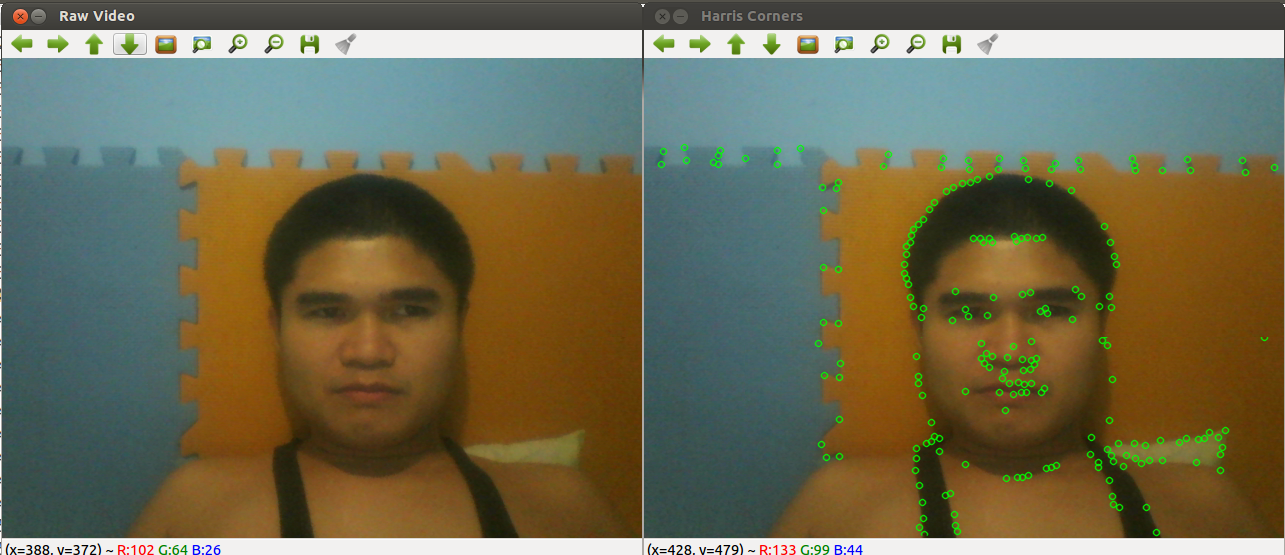
//> input picture Images/HarrisCorners_009.png, 1285 x 555 px, given in place of the camera
$ ./LaplacianwThresholdDemo   (built with g++ and OpenCV 4)
//> lines starting //> are read from the running program, lines starting //| are printed output that depends on the picture
#include <iostream>
#include <opencv2/opencv.hpp>  // OpenCV's C++ Interface

using namespace cv;
using namespace std;

#if !defined VK_ESCAPE
    #define VK_ESCAPE 0x1B      // Escape character (27)
#endif

const char *windowName = "LaplacianwThreshold";   // GUI window name.
const int CAMERA_WIDTH = 640;
const int CAMERA_HEIGHT = 480;

/// Get access to the webcam.
void initWebcam(VideoCapture &videoCapture, int cameraNumber)
{
//> further down, cameraFrame is the input picture: 555 rows x 1285 cols, CV_8UC3; mean B, G, R 81.6, 107.3, 110.5
    /// Get access to the default camera.
    try {
        videoCapture.open(cameraNumber);
    } catch (cv::Exception &e) {}
    if ( !videoCapture.isOpened() ) {
        cerr << "ERROR: Could not access the camera!" << endl;
        exit(1);
    }
    cout << "Successfully loaded camera " << cameraNumber << "." << endl;
}


void processImage(Mat srcColor, Mat &dst){

    Size size = srcColor.size();
//> size = Size(1285, 555)
    Mat gray = Mat(size, CV_8U);
    Mat edges = Mat(size, CV_8U);

    cvtColor(srcColor, gray, COLOR_BGR2GRAY);
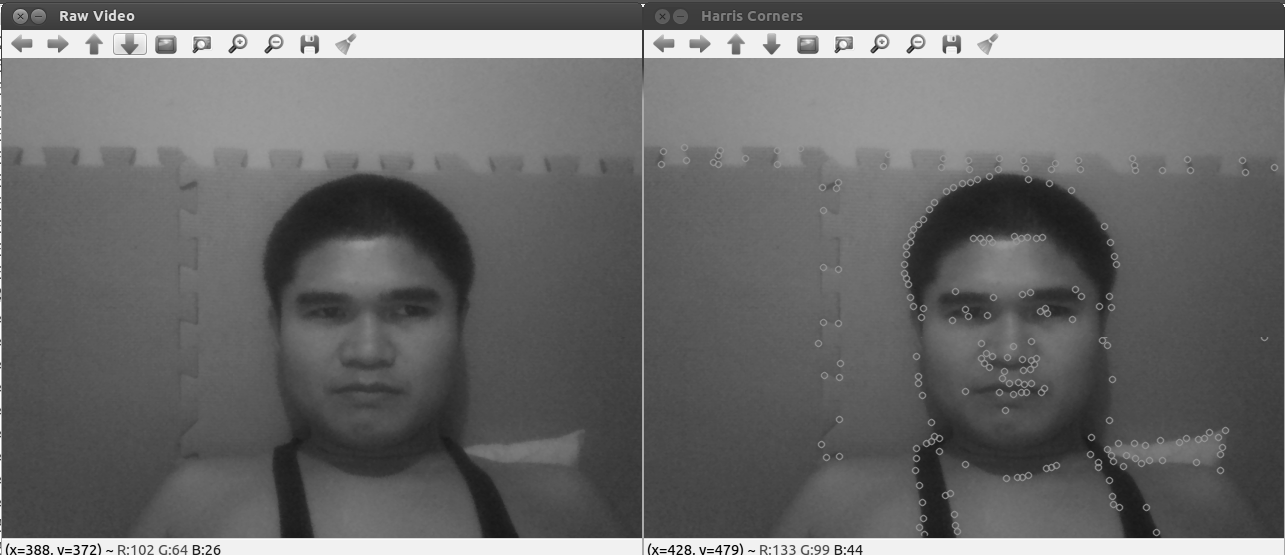
//> gray: 555 rows x 1285 cols, CV_8UC1; min 0, max 255, mean 105.3

    const int LAPLACIAN_FILTER_SIZE = 5;
    Laplacian(gray, edges, CV_8U, LAPLACIAN_FILTER_SIZE);
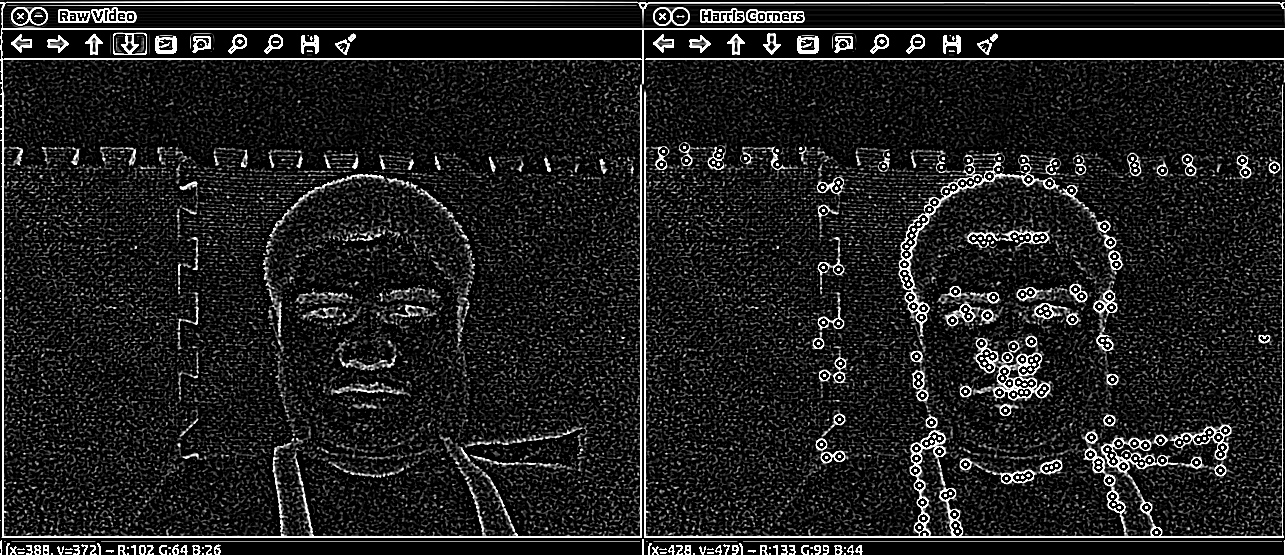
//> edges: 555 rows x 1285 cols, CV_8UC1; min 0, max 255, mean 31.6

    const int EDGES_THRESHOLD = 80;
    threshold(edges, dst, EDGES_THRESHOLD, 255, THRESH_BINARY_INV);
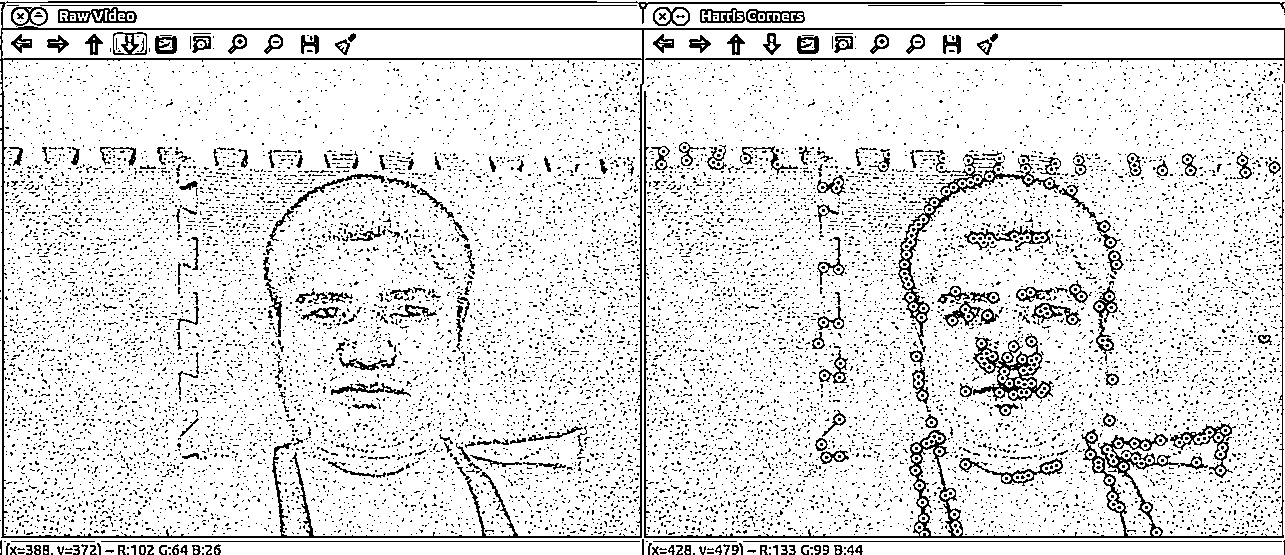
//> dst: 555 rows x 1285 cols, CV_8UC1; 88% white; black in thin lines or dots

}


int main(int argc, char *argv[])
{
    Mat cameraFrame, displayedFrame;

    cout << windowName << " Demo, December 2014." << endl;
    cout << "Compiled with OpenCV version " << CV_VERSION << endl;
    cout << endl;

    int cameraNumber = 0;
    if (argc > 1) {
        cameraNumber = atoi(argv[1]);
    }

    /// Access camera.
    VideoCapture camera;
    initWebcam(camera, cameraNumber);

    camera.set(CAP_PROP_FRAME_WIDTH, CAMERA_WIDTH);
    camera.set(CAP_PROP_FRAME_HEIGHT, CAMERA_HEIGHT);

    /// Create a GUI window for display on the screen.
    namedWindow(windowName);


    while (true) {

        camera >> cameraFrame;

        if( cameraFrame.empty() ) {
            cerr << "ERROR: Couldn't grab the next frame." << endl;
            exit(1);
        }

        /// Do processing here....
        displayedFrame = Mat(cameraFrame.size(), CV_8UC3);
        processImage(cameraFrame, displayedFrame);

        /// Display output camera frames
        imshow(windowName, displayedFrame);

        /// Wait for at least 20 ms, so that the image can be displayed on the screen!
        char keypress = waitKey(20);
//> the Esc key is pressed

        if (keypress == VK_ESCAPE) {   // Escape Key
            break; // quit
        }
     }//end while
    return EXIT_SUCCESS;
}

/*
$ ./LaplacianwThresholdDemo
LaplacianwThreshold Demo, December 2014.
Compiled with OpenCV version 3.0.0-dev
*/

$ run again, on Images/MedianFilter_003.png
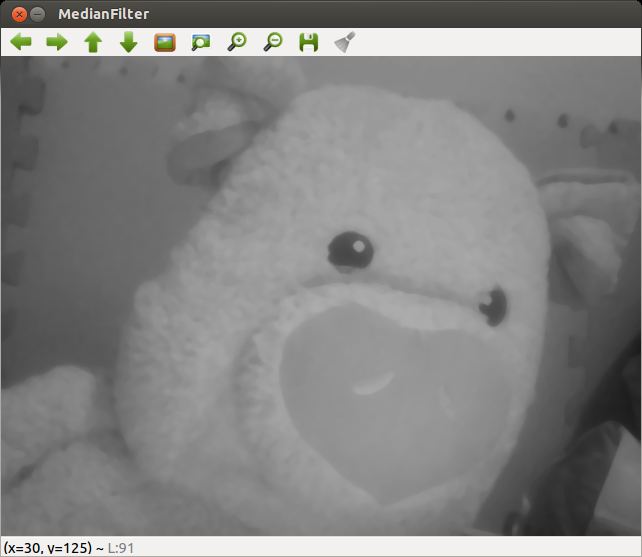
//> input picture Images/MedianFilter_003.png, 642 x 557 px, given in place of the camera
//> cameraFrame is the input picture: 557 rows x 642 cols, CV_8UC3; mean B, G, R 130.6, 131.4, 131.4
//> in processImage, `Laplacian(gray, edges, CV_8U, LAPLACIAN_FILTER_SIZE);`:
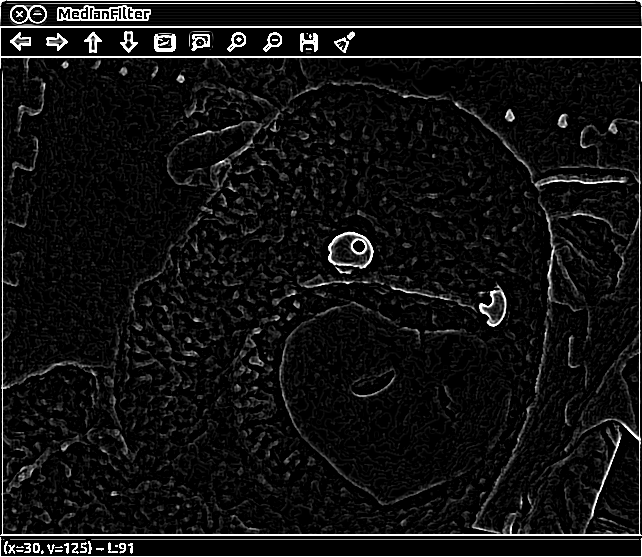
//> edges: 557 rows x 642 cols, CV_8UC1; min 0, max 255, mean 18.3
//> in processImage, `threshold(edges, dst, EDGES_THRESHOLD, 255, THRESH_BINARY_INV);`:
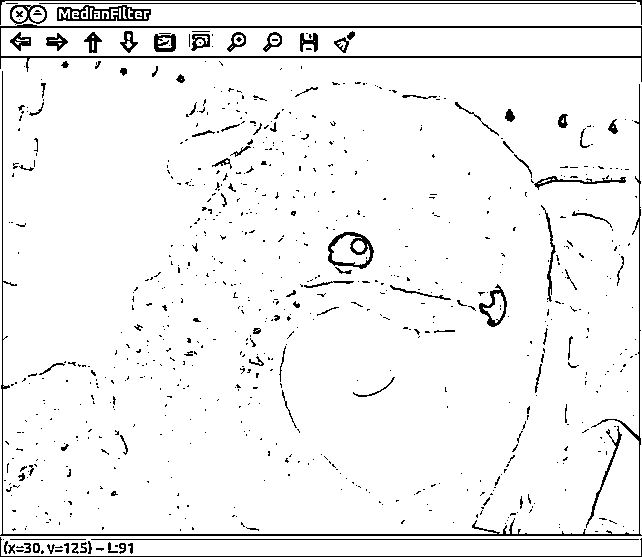
//> dst: 557 rows x 642 cols, CV_8UC1; 94.8% white; black in thin lines or dots
